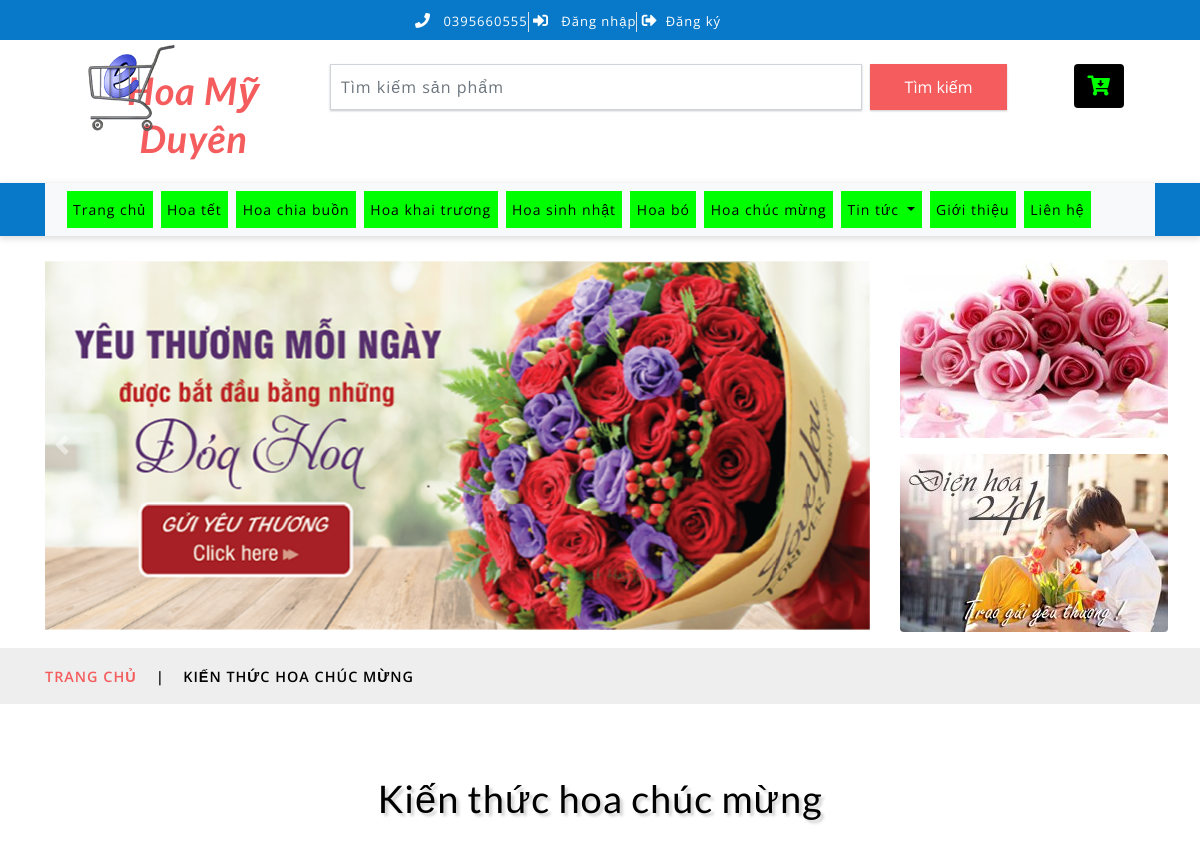
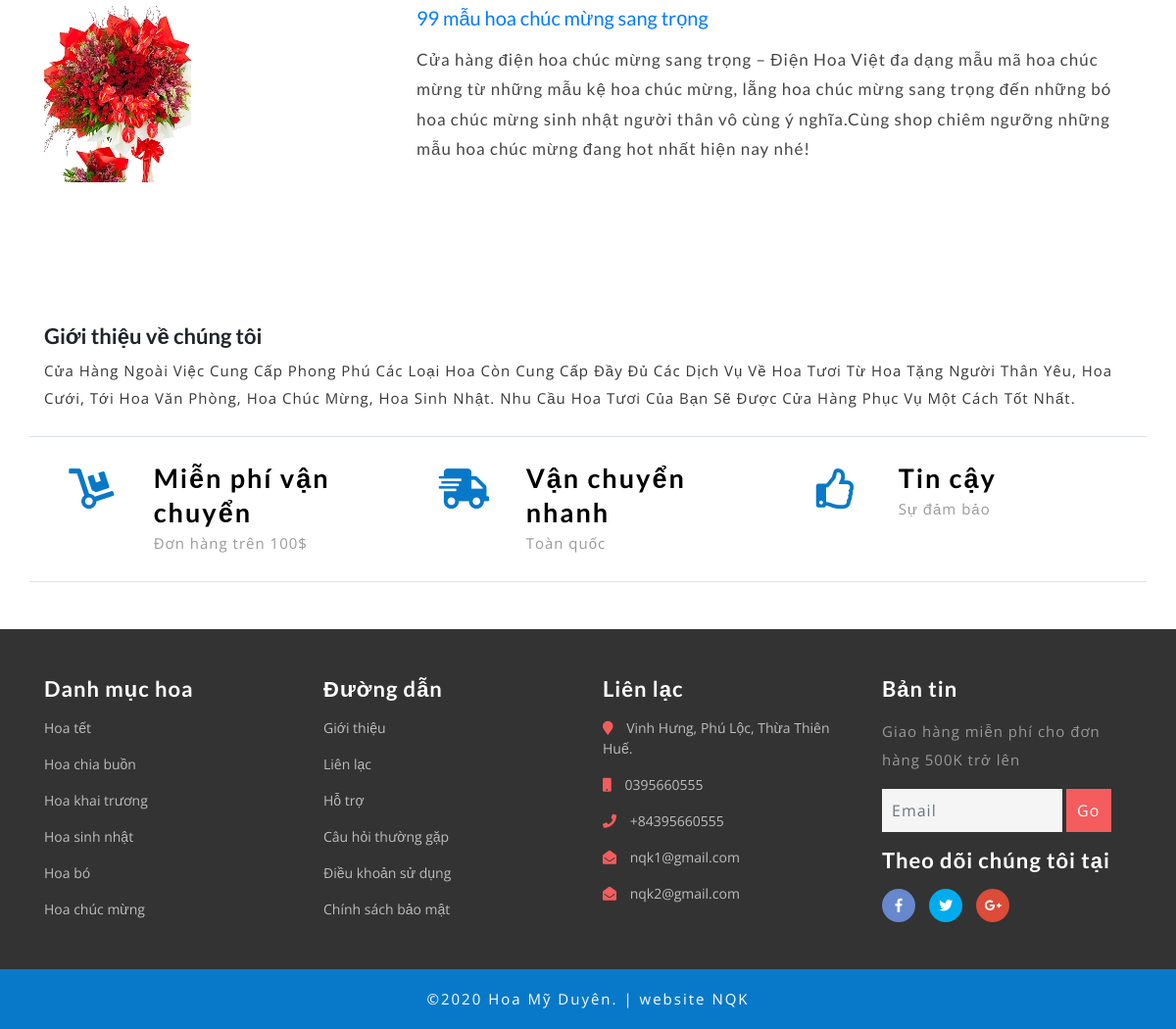
Screenshot of /?quanly=tintuc&id_tin=5 with the database file from the repository (2 pictures, top to bottom).
### tables this page shows
CREATE TABLE `tbl_category` (
  `category_id` int(11) NOT NULL,
  `category_name` varchar(50) NOT NULL
);

CREATE TABLE `tbl_danhmuc_tin` (
  `danhmuctin_id` int(11) NOT NULL,
  `tendanhmuc` varchar(100) NOT NULL
);

CREATE TABLE `tbl_baiviet` (
  `baiviet_id` int(11) NOT NULL,
  `tenbaiviet` varchar(100) NOT NULL,
  `tomtat` text NOT NULL,
  `noidung` text NOT NULL,
  `danhmuctin_id` int(11) NOT NULL,
  `baiviet_image` varchar(50) NOT NULL
);

### include/tintuc.php (the view)
<?php
	if(isset($_GET['id_tin'])){
		$id_danhmuc = $_GET['id_tin'];
	}else{
		$id_danhmuc = '';
	}
?>
	<div class="services-breadcrumb">
		<div class="agile_inner_breadcrumb">
			<div class="container">
				<ul class="w3_short">
					<li>
						<a href="index.php">Trang chủ</a>
						<i>|</i>
					</li>
					<?php
					$sql_tendanhmuc = mysqli_query($con,"SELECT * FROM tbl_danhmuc_tin WHERE danhmuctin_id='$id_danhmuc'");
					$row_danh = mysqli_fetch_array($sql_tendanhmuc);
					?>
					<li><?php echo $row_danh['tendanhmuc'] ?></li>
				</ul>
			</div>
		</div>
	</div>
	<div class="welcome py-sm-5 py-4">
		<div class="container py-xl-4 py-lg-2">
			<?php
					$sql_tendanhmuc1 = mysqli_query($con,"SELECT * FROM tbl_danhmuc_tin WHERE danhmuctin_id='$id_danhmuc'");
					$row_danh1 = mysqli_fetch_array($sql_tendanhmuc1);
					?>
			<h3 class="tittle-w3l text-center mb-lg-5 mb-sm-4 mb-3">
				<?php echo $row_danh1['tendanhmuc'] ?></h3>
			<?php
			$sql_baiviet = mysqli_query($con,"SELECT * FROM tbl_danhmuc_tin,tbl_baiviet WHERE tbl_danhmuc_tin.danhmuctin_id = tbl_baiviet.danhmuctin_id AND tbl_danhmuc_tin.danhmuctin_id='$id_danhmuc'");
			while($row_baiviet = mysqli_fetch_array($sql_baiviet)){
			?>
			<div class="row">
				<div class="col-lg-4 welcome-right-top mt-lg-0 mt-sm-5 mt-4">
					<img src="images/<?php echo $row_baiviet['baiviet_image'] ?>" class="img-fluid" alt=" ">
				</div>
				<div class="col-lg-8 welcome-left">
					<h5><a href="index.php?quanly=chitiettin&id_tin=<?php echo $row_baiviet['baiviet_id'] ?>"><?php echo $row_baiviet['tenbaiviet'] ?></a></h5>
					<h4 class="my-sm-3 my-2"><?php echo $row_baiviet['tomtat'] ?></h4>
				</div>
			</div><br>
			<?php
			}
			?>
		</div>
	</div>

### include/menu.php (shortened to what this page needs)
<div class="navbar-inner">
		<div class="container">
			<nav class="navbar navbar-expand-lg navbar-light bg-light">
				<div class="collapse navbar-collapse" id="navbarSupportedContent">
					<ul class="navbar-nav ml-auto text-center mr-xl-5">
						<li class="nav-item mr-lg-2 mb-lg-0 mb-2 <?php echo isset($_GET['quanly'])?'':'active'?>">
							<a class="nav-link" href="index.php">Trang chủ
							</a>
						</li>
						<?php
							$sql_category_danhmuc = mysqli_query($con,'SELECT * FROM tbl_category ORDER BY category_id DESC');
							while($row_category_danhmuc = mysqli_fetch_array($sql_category_danhmuc)){
								if(isset($_GET['quanly']) && isset($_GET['id']) && $_GET['id'] == $row_category_danhmuc['category_id']){
									$active = 'active';
								}else{
									$active = "";
								}
						?>
						<li class="nav-item  mr-lg-2 mb-lg-0 mb-2 <?php echo $active; ?>">
							<a class="nav-link " href="?quanly=danhmuc&id=<?php echo $row_category_danhmuc['category_id'] ?>" role="button"  aria-haspopup="true" aria-expanded="false">
								<?php echo $row_category_danhmuc['category_name'] ?>
							</a>
						</li>
						<?php
						}
						?>
						<li class="nav-item dropdown mr-lg-2 mb-lg-0 mb-2">
							<a class="nav-link dropdown-toggle" href="#" role="button" data-toggle="dropdown" aria-haspopup="true" aria-expanded="false">
								Tin tức
							</a>
						</li>
						<li class="nav-item mr-lg-2 mb-lg-0 mb-2">
						<a class="nav-link" href="about.html">Giới thiệu</a>
						</li>
						<li class="nav-item">
							<a class="nav-link" href="contact.html">Liên hệ</a>
						</li>
					</ul>
				</div>
			</nav>
		</div>
	</div>

### css/style.css (style rules this page uses)
html, body { margin: 0; font-size: 100%; background: #fff; font-family: 'Open Sans', sans-serif; }
body a { text-decoration: none; transition: 3s all; -webkit-transition: 3s all; -moz-transition: 3s all; -o-transition: 3s all; -ms-transition: 3s all; }
a { transition: 3s all; -webkit-transition: 3s all; -moz-transition: 3s all; -o-transition: 3s all; -ms-transition: 3s all; }
h1, h2, h3, h4, h5, h6 { margin: 0; font-family: 'Lato', sans-serif; }
ul { margin: 0; padding: 0; }
.navbar-inner { background-color: #0879c9; box-shadow: 0px 2px 6px 1px rgba(0, 0, 0, 0.13); }
.navbar-inner .navbar-light { background: #00ff00; }
.navbar-light .navbar-nav .nav-link { background: #00ff00; letter-spacing: 1px; font-size: 14px; color: #000; padding-right: 0.4rem; padding-left: 0.4rem; }
h3.tittle-w3l { color: #000; font-size: 38px; letter-spacing: 1px; text-shadow: 3px 3px 3px rgba(0, 0, 0, 0.19); }
ul.w3_short li { display: inline-block; text-transform: uppercase; color: #000; font-size: 0.9em; font-weight: 600; letter-spacing: 1px; }
ul.w3_short li a { color: #F45C5D; text-decoration: none; }
.services-breadcrumb { padding: 0; background: #eee; text-align: center; }
.services-breadcrumb ul li i { padding: 0 1em; }
ul.w3_short { text-align: left; padding: 16px 0; }
.welcome-left h4 { color: #464646; font-size: 17px; line-height: 1.8; letter-spacing: 1px; }

### rows the page displays
tbl_category: category_name "Hoa tết"
tbl_category: category_name "Hoa chia buồn"
tbl_category: category_name "Hoa khai trương"
tbl_category: category_name "Hoa sinh nhật"
tbl_category: category_name "Hoa bó"
tbl_category: category_name "Hoa chúc mừng"
tbl_danhmuc_tin: tendanhmuc "KIẾN THỨC HOA CHÚC MỪNG", tendanhmuc "Kiến thức hoa chúc mừng"
tbl_baiviet: baiviet_image (picture), tenbaiviet "99 mẫu hoa chúc mừng sang trọng", tomtat "Cửa hàng điện hoa chúc mừng sang trọng – Điện Hoa Việt đa dạng mẫu mã hoa chúc mừng từ những mẫu kệ hoa chúc mừng, lẵng hoa chúc mừng sang trọng đến những bó hoa chúc mừng sinh nhật người thân vô cùng ý nghĩa.Cùng shop chiêm ngưỡng những mẫu hoa chúc mừng đang hot nhất hiện nay nhé!"
